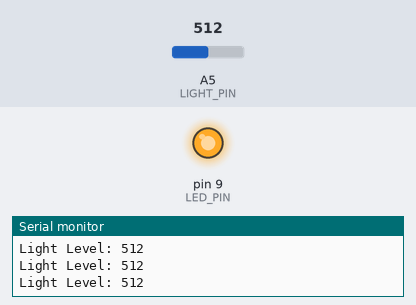
This sketch was run on a simulated Arduino Uno, built with avr-gcc and run on an emulated ATmega328P. On the bench: output pins drawn as LEDs (lit = HIGH), the last lines printed to the serial monitor. The inputs (shaded band) are chosen by the test bench; at power-on: A5 (LIGHT_PIN) = 512.

Above: at 1.2 s.
1.3 s: A5 (LIGHT_PIN) set to 587
2.8 s: A5 (LIGHT_PIN) set to 612
At 3.1 s:
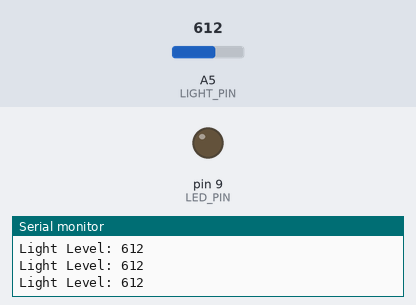
4.3 s: A5 (LIGHT_PIN) set to 590
At 5.5 s:
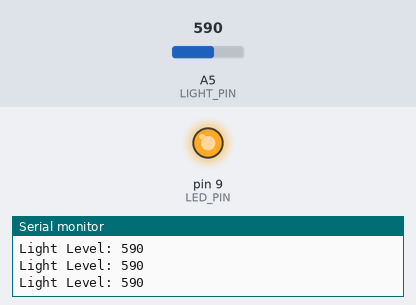
5.8 s: A5 (LIGHT_PIN) set to 610
At 7.0 s:
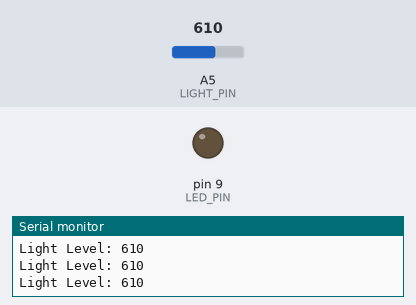
Timing chart, 0 to 8.3 s (numbered marks = the images above; inputs shaded):
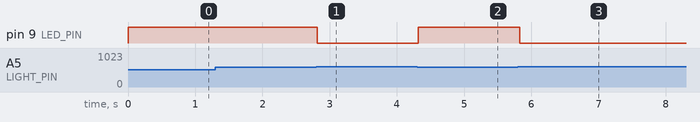

Measured:
- the behaviour switches between 599 and 600 on A5 (LIGHT_PIN) (found by bisection; images 0 and 1)
- after the input at 2.8 s, pin 9 (LED_PIN): HIGH → LOW at once
- after the input at 4.3 s, pin 9 (LED_PIN): LOW → HIGH at once
- after the input at 5.8 s, pin 9 (LED_PIN): HIGH → LOW at once

The sketch:

L5F2.ino
```cpp
#define LIGHT_PIN A5
#define LED_PIN 9

void setup() {
  pinMode(LED_PIN, OUTPUT);
  Serial.begin(9600);  // Start serial communication at 9600 baud rate
}

void loop() {
  int lightLevel = analogRead(LIGHT_PIN);

  // Print the light level to the serial monitor
  Serial.print("Light Level: ");
  Serial.println(lightLevel);

  if (lightLevel < 600) { // Adjust threshold as needed
    digitalWrite(LED_PIN, HIGH);
  } else {
    digitalWrite(LED_PIN, LOW);
  }
  delay(100);
}
```
